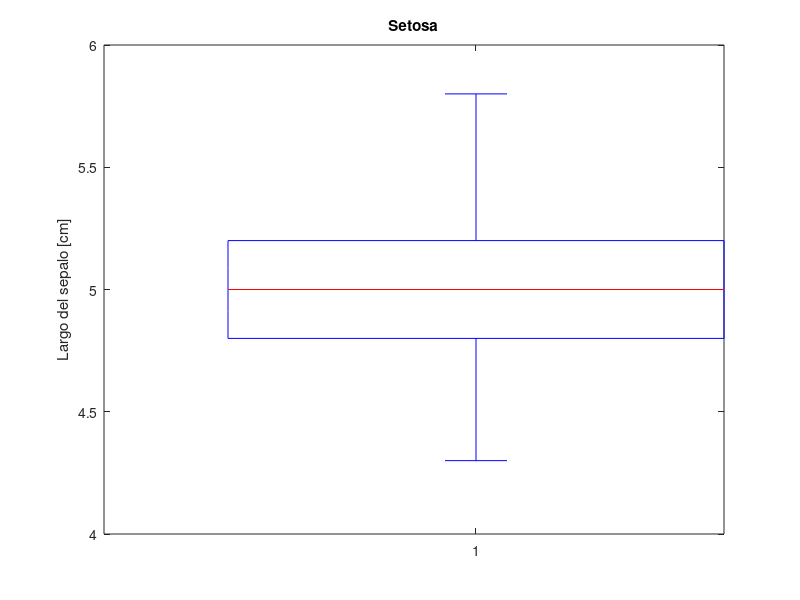
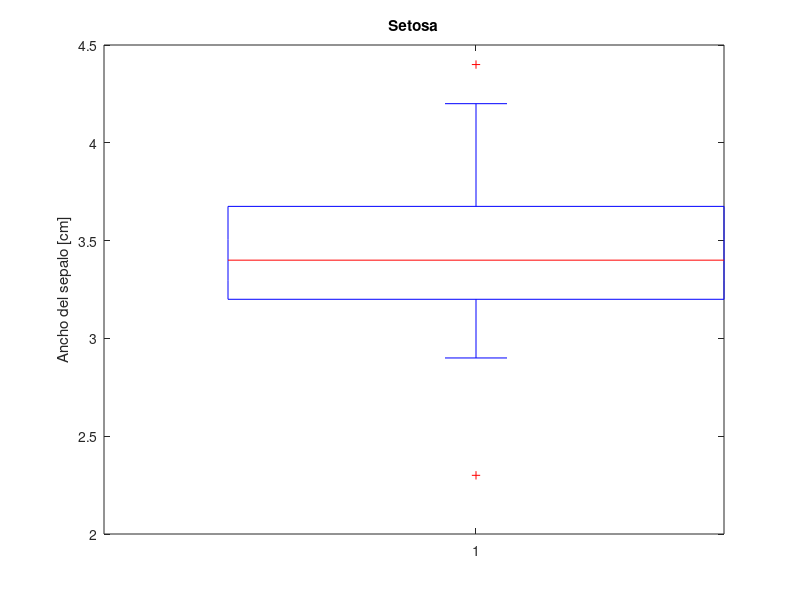
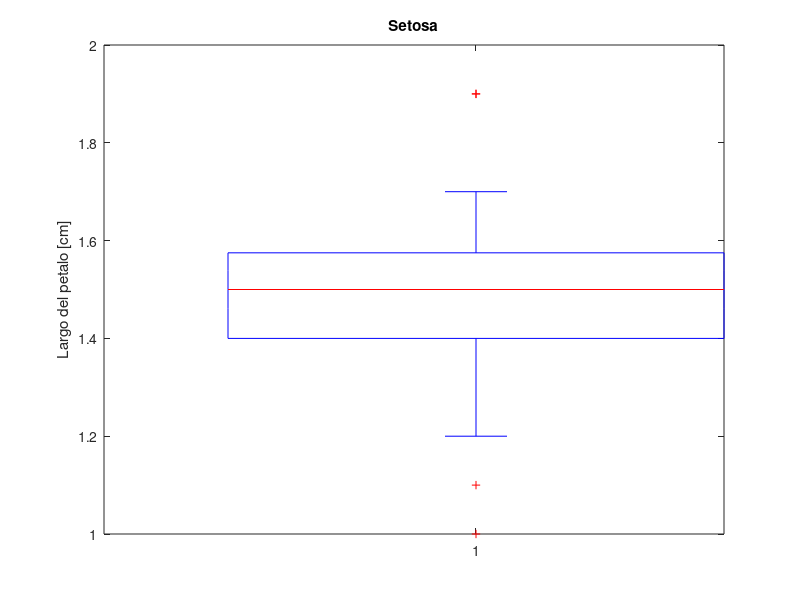
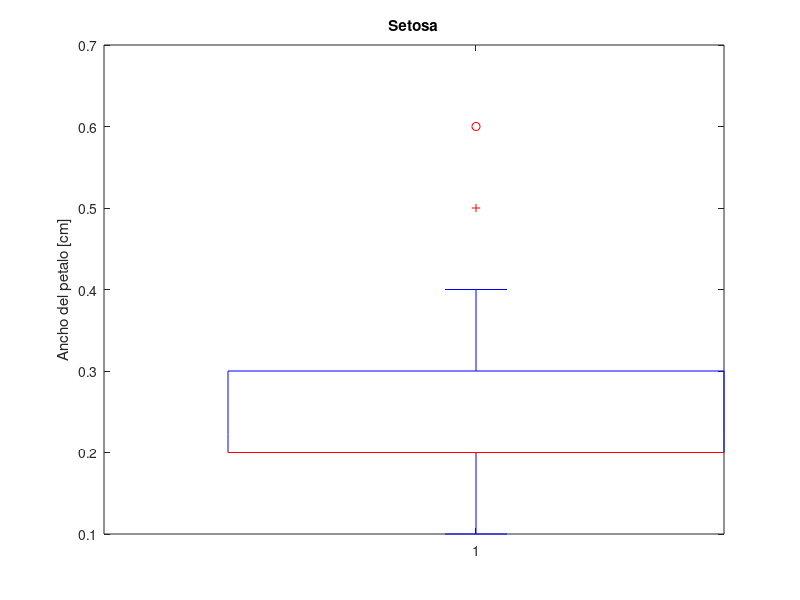

Source code (MATLAB) for these figures, in order:
function cell = e_3b()
	load fisheriris;
	h{1} = meas(1:50, :);
	h{2} = meas(51:100, :);
	h{3} = meas(101:150, :);
name{1} = 'Setosa';
	name{2} = 'Versicolor';
	name{3} = 'Virginica';
	
	for i=1:3
		figure;
		boxplot(h{i}(:,1));
		title(name{i});
		ylabel('Largo del sepalo [cm]');
		
		figure;
		boxplot(h{i}(:,2));
		title(name{i});
		ylabel('Ancho del sepalo [cm]');
		
		figure;
		boxplot(h{i}(:,3));
		title(name{i});
		ylabel('Largo del petalo [cm]');
		
		figure;
		boxplot(h{i}(:,4));
		title(name{i});
		ylabel('Ancho del petalo [cm]');
		
	end
	
	figure;
	i = 1;
	
	mat = [h{1}(:,i), h{2}(:,i), h{3}(:,i)];
	boxplot(mat, 'Labels',{name{1}, name{2}, name{3}})
	title('Comparacion entre especies');
	ylabel('Largo del sepalo [cm]');
	figure;
	i = 2;
	mat = [h{1}(:,i), h{2}(:,i), h{3}(:,i)];
	boxplot(mat, 'Labels',{name{1}, name{2}, name{3}})
	title('Comparacion entre especies');
	ylabel('Ancho del sepalo [cm]');
	figure;
	i = 3;
	mat = [h{1}(:,i), h{2}(:,i), h{3}(:,i)];
	boxplot(mat, 'Labels',{name{1}, name{2}, name{3}})
	title('Comparacion entre especies');
	ylabel('Largo del petalo [cm]');
	figure;
	i = 4;
	mat = [h{1}(:,i), h{2}(:,i), h{3}(:,i)];
	boxplot(mat, 'Labels',{name{1}, name{2}, name{3}})
	title('Comparacion entre especies');
	ylabel('Ancho del petalo [cm]');
	
end
